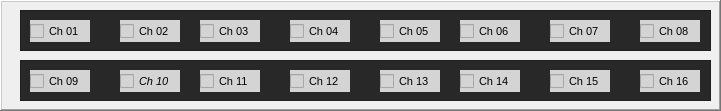
   <widget class="QFrame" name="frame_9">
    <property name="geometry">
     <rect>
      <x>10</x>
      <y>590</y>
      <width>721</width>
      <height>111</height>
     </rect>
    </property>
    <property name="frameShape">
     <enum>QFrame::WinPanel</enum>
    </property>
    <property name="frameShadow">
     <enum>QFrame::Raised</enum>
    </property>
    <property name="lineWidth">
     <number>3</number>
    </property>
    <widget class="QFrame" name="frame_10">
     <property name="geometry">
      <rect>
       <x>20</x>
       <y>10</y>
       <width>691</width>
       <height>41</height>
      </rect>
     </property>
     <property name="styleSheet">
      <string notr="true">background-color: rgb(40,40,40);</string>
     </property>
     <property name="frameShape">
      <enum>QFrame::StyledPanel</enum>
     </property>
     <property name="frameShadow">
      <enum>QFrame::Raised</enum>
     </property>
     <widget class="CustomCheckBox" name="checkBox_ch_1">
      <property name="geometry">
       <rect>
        <x>10</x>
        <y>10</y>
        <width>60</width>
        <height>22</height>
       </rect>
      </property>
      <property name="font">
       <font>
        <pointsize>8</pointsize>
       </font>
      </property>
      <property name="styleSheet">
       <string notr="true">background-color: rgb(212, 212, 212);</string>
      </property>
      <property name="text">
       <string>Ch 01</string>
      </property>
      <property name="checkable">
       <bool>false</bool>
      </property>
     </widget>
     <widget class="CustomCheckBox" name="checkBox_ch_2">
      <property name="geometry">
       <rect>
        <x>100</x>
        <y>10</y>
        <width>60</width>
        <height>22</height>
       </rect>
      </property>
      <property name="font">
       <font>
        <pointsize>8</pointsize>
       </font>
      </property>
      <property name="styleSheet">
       <string notr="true">background-color: rgb(212, 212, 212);</string>
      </property>
      <property name="text">
       <string>Ch 02</string>
      </property>
      <property name="checkable">
       <bool>false</bool>
      </property>
     </widget>
     <widget class="CustomCheckBox" name="checkBox_ch_3">
      <property name="geometry">
       <rect>
        <x>180</x>
        <y>10</y>
        <width>60</width>
        <height>22</height>
       </rect>
      </property>
      <property name="font">
       <font>
        <pointsize>8</pointsize>
       </font>
      </property>
      <property name="styleSheet">
       <string notr="true">background-color: rgb(212, 212, 212);</string>
      </property>
      <property name="text">
       <string>Ch 03</string>
      </property>
      <property name="checkable">
       <bool>false</bool>
      </property>
     </widget>
     <widget class="CustomCheckBox" name="checkBox_ch_4">
      <property name="geometry">
       <rect>
        <x>270</x>
        <y>10</y>
        <width>60</width>
        <height>22</height>
       </rect>
      </property>
      <property name="font">
       <font>
        <pointsize>8</pointsize>
       </font>
      </property>
      <property name="styleSheet">
       <string notr="true">background-color: rgb(212, 212, 212);</string>
      </property>
      <property name="text">
       <string>Ch 04</string>
      </property>
      <property name="checkable">
       <bool>false</bool>
      </property>
     </widget>
     <widget class="CustomCheckBox" name="checkBox_ch_5">
      <property name="geometry">
       <rect>
        <x>360</x>
        <y>10</y>
        <width>60</width>
        <height>22</height>
       </rect>
      </property>
      <property name="font">
       <font>
        <pointsize>8</pointsize>
       </font>
      </property>
      <property name="styleSheet">
       <string notr="true">background-color: rgb(212, 212, 212);</string>
      </property>
      <property name="text">
       <string>Ch 05</string>
      </property>
      <property name="checkable">
       <bool>false</bool>
      </property>
     </widget>
     <widget class="CustomCheckBox" name="checkBox_ch_6">
      <property name="geometry">
       <rect>
        <x>440</x>
        <y>10</y>
        <width>60</width>
        <height>22</height>
       </rect>
      </property>
      <property name="font">
       <font>
        <pointsize>8</pointsize>
       </font>
      </property>
      <property name="styleSheet">
       <string notr="true">background-color: rgb(212, 212, 212);</string>
      </property>
      <property name="text">
       <string>Ch 06</string>
      </property>
      <property name="checkable">
       <bool>false</bool>
      </property>
     </widget>
     <widget class="CustomCheckBox" name="checkBox_ch_7">
      <property name="geometry">
       <rect>
        <x>530</x>
        <y>10</y>
        <width>60</width>
        <height>22</height>
       </rect>
      </property>
      <property name="font">
       <font>
        <pointsize>8</pointsize>
       </font>
      </property>
      <property name="styleSheet">
       <string notr="true">background-color: rgb(212, 212, 212);</string>
      </property>
      <property name="text">
       <string>Ch 07</string>
      </property>
      <property name="checkable">
       <bool>false</bool>
      </property>
     </widget>
     <widget class="CustomCheckBox" name="checkBox_ch_8">
      <property name="geometry">
       <rect>
        <x>620</x>
        <y>10</y>
        <width>60</width>
        <height>22</height>
       </rect>
      </property>
      <property name="font">
       <font>
        <pointsize>8</pointsize>
       </font>
      </property>
      <property name="styleSheet">
       <string notr="true">background-color: rgb(212, 212, 212);</string>
      </property>
      <property name="text">
       <string>Ch 08</string>
      </property>
      <property name="checkable">
       <bool>false</bool>
      </property>
     </widget>
    </widget>
    <widget class="QFrame" name="frame_11">
     <property name="geometry">
      <rect>
       <x>20</x>
       <y>60</y>
       <width>691</width>
       <height>41</height>
      </rect>
     </property>
     <property name="styleSheet">
      <string notr="true">background-color: rgb(40,40,40);</string>
     </property>
     <property name="frameShape">
      <enum>QFrame::StyledPanel</enum>
     </property>
     <property name="frameShadow">
      <enum>QFrame::Raised</enum>
     </property>
     <widget class="CustomCheckBox" name="checkBox_ch_9">
      <property name="geometry">
       <rect>
        <x>10</x>
        <y>10</y>
        <width>60</width>
        <height>22</height>
       </rect>
      </property>
      <property name="font">
       <font>
        <pointsize>8</pointsize>
       </font>
      </property>
      <property name="styleSheet">
       <string notr="true">background-color: rgb(212, 212, 212);</string>
      </property>
      <property name="text">
       <string>Ch 09</string>
      </property>
      <property name="checkable">
       <bool>false</bool>
      </property>
     </widget>
     <widget class="CustomCheckBox" name="checkBox_ch_10">
      <property name="geometry">
       <rect>
        <x>100</x>
        <y>10</y>
        <width>60</width>
        <height>22</height>
       </rect>
      </property>
      <property name="font">
       <font>
        <pointsize>8</pointsize>
        <italic>true</italic>
       </font>
      </property>
      <property name="styleSheet">
       <string notr="true">background-color: rgb(212, 212, 212);</string>
      </property>
      <property name="text">
       <string>Ch 10</string>
      </property>
      <property name="checkable">
       <bool>false</bool>
      </property>
     </widget>
     <widget class="CustomCheckBox" name="checkBox_ch_11">
      <property name="geometry">
       <rect>
        <x>180</x>
        <y>10</y>
        <width>60</width>
        <height>22</height>
       </rect>
      </property>
      <property name="font">
       <font>
        <pointsize>8</pointsize>
       </font>
      </property>
      <property name="styleSheet">
       <string notr="true">background-color: rgb(212, 212, 212);</string>
      </property>
      <property name="text">
       <string>Ch 11</string>
      </property>
      <property name="checkable">
       <bool>false</bool>
      </property>
     </widget>
     <widget class="CustomCheckBox" name="checkBox_ch_14">
      <property name="geometry">
       <rect>
        <x>440</x>
        <y>10</y>
        <width>60</width>
        <height>22</height>
       </rect>
      </property>
      <property name="font">
       <font>
        <pointsize>8</pointsize>
       </font>
      </property>
      <property name="styleSheet">
       <string notr="true">background-color: rgb(212, 212, 212);</string>
      </property>
      <property name="text">
       <string>Ch 14</string>
      </property>
      <property name="checkable">
       <bool>false</bool>
      </property>
     </widget>
     <widget class="CustomCheckBox" name="checkBox_ch_15">
      <property name="geometry">
       <rect>
        <x>530</x>
        <y>10</y>
        <width>60</width>
        <height>22</height>
       </rect>
      </property>
      <property name="font">
       <font>
        <pointsize>8</pointsize>
       </font>
      </property>
      <property name="styleSheet">
       <string notr="true">background-color: rgb(212, 212, 212);</string>
      </property>
      <property name="text">
       <string>Ch 15</string>
      </property>
      <property name="checkable">
       <bool>false</bool>
      </property>
     </widget>
     <widget class="CustomCheckBox" name="checkBox_ch_12">
      <property name="geometry">
       <rect>
        <x>270</x>
        <y>10</y>
        <width>60</width>
        <height>22</height>
       </rect>
      </property>
      <property name="font">
       <font>
        <pointsize>8</pointsize>
       </font>
      </property>
      <property name="styleSheet">
       <string notr="true">background-color: rgb(212, 212, 212);</string>
      </property>
      <property name="text">
       <string>Ch 12</string>
      </property>
      <property name="checkable">
       <bool>false</bool>
      </property>
     </widget>
     <widget class="CustomCheckBox" name="checkBox_ch_16">
      <property name="geometry">
       <rect>
        <x>620</x>
        <y>10</y>
        <width>60</width>
        <height>22</height>
       </rect>
      </property>
      <property name="font">
       <font>
        <pointsize>8</pointsize>
       </font>
      </property>
      <property name="styleSheet">
       <string notr="true">background-color: rgb(212, 212, 212);</string>
      </property>
      <property name="text">
       <string>Ch 16</string>
      </property>
      <property name="checkable">
       <bool>false</bool>
      </property>
     </widget>
     <widget class="CustomCheckBox" name="checkBox_ch_13">
      <property name="geometry">
       <rect>
        <x>360</x>
        <y>10</y>
        <width>60</width>
        <height>22</height>
       </rect>
      </property>
      <property name="font">
       <font>
        <pointsize>8</pointsize>
       </font>
      </property>
      <property name="styleSheet">
       <string notr="true">background-color: rgb(212, 212, 212);</string>
      </property>
      <property name="text">
       <string>Ch 13</string>
      </property>
      <property name="checkable">
       <bool>false</bool>
      </property>
     </widget>
    </widget>
   </widget>
